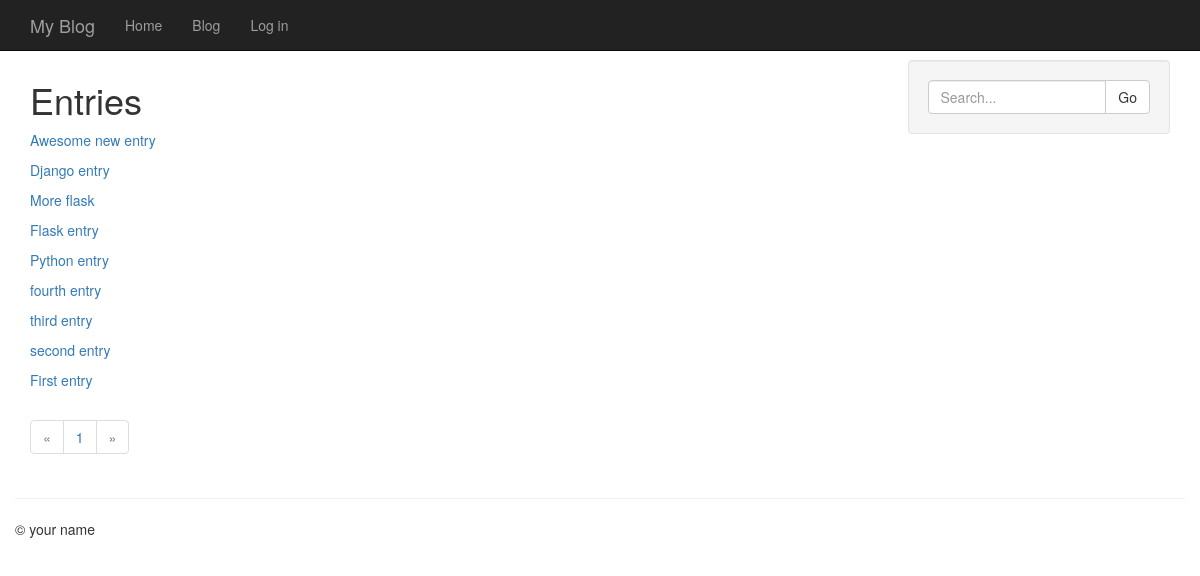
The app's page /entries/ with its own data.
### app/models.py (models this page shows, shortened)
class Entry(db.Model):
    STATUS_PUBLIC = 0
    STATUS_DRAFT = 1
    STATUS_DELETED = 2
    id = db.Column(db.Integer, primary_key=True)
    title = db.Column(db.String(100))
    slug = db.Column(db.String(100), unique=True)
    body = db.Column(db.Text)
    status = db.Column(db.SmallInteger, default=STATUS_PUBLIC)
    created_timestamp = db.Column(db.DateTime, default=datetime.datetime.now)
    modified_timestamp = db.Column(
                                db.DateTime,
                                default=datetime.datetime.now,
                                onupdate=datetime.datetime.now)
    author_id = db.Column(db.Integer, db.ForeignKey("user.id"))
    tags = db.relationship('Tag', secondary=entry_tags,
        backref=db.backref('entries', lazy='dynamic'))

### app/entries/blueprint.py (the view)
@entries.route('/')
def index():
    entries = Entry.query.order_by(Entry.created_timestamp.desc())
    return entry_list('entries/index.html', entries)

### app/__init__.py (called while the page is built)
def create_app(config_class=Configuration):
    app = Flask(__name__)
    app.config.from_object(config_class) # use value from our configuration object
    db.init_app(app)
    migrate.init_app(app, db)
    login_manager.init_app(app)
    bootstrap.init_app(app)
    bcrypt.init_app(app)
    admin_dash.init_app(app)
    from app.views import views
    app.register_blueprint(views, url_prefix='/')
    from app.entries.blueprint import entries
    app.register_blueprint(entries, url_prefix='/entries')
    @app.before_request
    def _before_request():
        g.user = current_user
    @app.before_request
    def _last_page_visited():
        if "current_page" in session:
            session["last_page"] = session["current_page"]
        session["current_page"] = request.path
    from app import admin
    return app

### app/entries/blueprint.py (called while the page is built)
def entry_list(template, query, **context):
    query = filter_status_by_user(query)
    valid_statuses = (Entry.STATUS_PUBLIC, Entry.STATUS_DRAFT)
    query = query.filter(Entry.status.in_(valid_statuses))
    if request.args.get('q'):
        search = request.args['q']
        query = query.filter(
            (Entry.body.contains(search)) |
            (Entry.title.contains(search)))
    return object_list(template, query, **context)

def filter_status_by_user(query):
    if not g.user.is_authenticated:
        query = query.filter(Entry.status == Entry.STATUS_PUBLIC)
    else:
        query = query.filter(
            (Entry.status == Entry.STATUS_PUBLIC) |
            ((Entry.author == g.user) & (Entry.status != Entry.STATUS_DELETED)))
    return query

### app/helpers.py (called while the page is built)
def object_list(template_name, query, paginate_by=20, **context):
    page = request.args.get('page')
    if page and page.isdigit():
        page = int(page)
    else:
        page = 1
    object_list = query.paginate(page, paginate_by)
    return render_template(template_name, object_list=object_list, **context)

### app/entries/templates/entries/index.html (shortened to what this page needs)
{% extends "entries/base_entries.html" %}
{% block content_title %}Entries{% endblock %}

### app/entries/templates/entries/includes/list.html
{% for entry in object_list.items %}
    <p><a href="{{ url_for('entries.detail', slug=entry.slug)}}">{{ entry.title }}</a></p>
{% endfor %}

### app/templates/base.html (style rules this page uses)
body { padding-top: 60px; }

### records on screen
Entry: title "Awesome new entry"
Entry: title "Django entry"
Entry: title "More flask"
Entry: title "Flask entry"
Entry: title "Python entry"
Entry: title "fourth entry"
Entry: title "third entry"
Entry: title "second entry"
Entry: title "First entry"

### other values on screen
{{ page }} "1"
